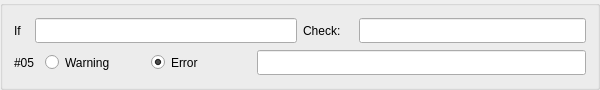
      <widget class="QGroupBox" name="groupBox__ch05">
       <property name="sizePolicy">
        <sizepolicy hsizetype="MinimumExpanding" vsizetype="Fixed">
         <horstretch>0</horstretch>
         <verstretch>0</verstretch>
        </sizepolicy>
       </property>
       <property name="minimumSize">
        <size>
         <width>600</width>
         <height>90</height>
        </size>
       </property>
       <property name="maximumSize">
        <size>
         <width>16777215</width>
         <height>90</height>
        </size>
       </property>
       <property name="title">
        <string/>
       </property>
       <layout class="QHBoxLayout" name="horizontalLayout_122">
        <item>
         <layout class="QVBoxLayout" name="verticalLayout_37">
          <item>
           <layout class="QHBoxLayout" name="horizontalLayout_70">
            <item>
             <layout class="QHBoxLayout" name="horizontalLayout_71">
              <item>
               <widget class="QLabel" name="label_31">
                <property name="sizePolicy">
                 <sizepolicy hsizetype="Fixed" vsizetype="Fixed">
                  <horstretch>0</horstretch>
                  <verstretch>0</verstretch>
                 </sizepolicy>
                </property>
                <property name="minimumSize">
                 <size>
                  <width>15</width>
                  <height>25</height>
                 </size>
                </property>
                <property name="text">
                 <string>If</string>
                </property>
               </widget>
              </item>
              <item>
               <widget class="QLineEdit" name="check_if_05">
                <property name="sizePolicy">
                 <sizepolicy hsizetype="MinimumExpanding" vsizetype="Fixed">
                  <horstretch>0</horstretch>
                  <verstretch>0</verstretch>
                 </sizepolicy>
                </property>
                <property name="minimumSize">
                 <size>
                  <width>160</width>
                  <height>25</height>
                 </size>
                </property>
               </widget>
              </item>
             </layout>
            </item>
            <item>
             <layout class="QHBoxLayout" name="horizontalLayout_123">
              <item>
               <widget class="QLabel" name="label_32">
                <property name="sizePolicy">
                 <sizepolicy hsizetype="Fixed" vsizetype="Fixed">
                  <horstretch>0</horstretch>
                  <verstretch>0</verstretch>
                 </sizepolicy>
                </property>
                <property name="minimumSize">
                 <size>
                  <width>50</width>
                  <height>25</height>
                 </size>
                </property>
                <property name="text">
                 <string>Check:</string>
                </property>
               </widget>
              </item>
              <item>
               <widget class="QLineEdit" name="check_check_05">
                <property name="sizePolicy">
                 <sizepolicy hsizetype="MinimumExpanding" vsizetype="Fixed">
                  <horstretch>0</horstretch>
                  <verstretch>0</verstretch>
                 </sizepolicy>
                </property>
                <property name="minimumSize">
                 <size>
                  <width>160</width>
                  <height>25</height>
                 </size>
                </property>
               </widget>
              </item>
             </layout>
            </item>
           </layout>
          </item>
          <item>
           <layout class="QHBoxLayout" name="horizontalLayout_124">
            <item>
             <layout class="QHBoxLayout" name="horizontalLayout_125">
              <item>
               <widget class="QLabel" name="label_44">
                <property name="sizePolicy">
                 <sizepolicy hsizetype="Fixed" vsizetype="Fixed">
                  <horstretch>0</horstretch>
                  <verstretch>0</verstretch>
                 </sizepolicy>
                </property>
                <property name="minimumSize">
                 <size>
                  <width>25</width>
                  <height>25</height>
                 </size>
                </property>
                <property name="maximumSize">
                 <size>
                  <width>25</width>
                  <height>25</height>
                 </size>
                </property>
                <property name="text">
                 <string>#05</string>
                </property>
               </widget>
              </item>
              <item>
               <widget class="QRadioButton" name="check_warning_05">
                <property name="minimumSize">
                 <size>
                  <width>100</width>
                  <height>25</height>
                 </size>
                </property>
                <property name="text">
                 <string>Warning</string>
                </property>
               </widget>
              </item>
              <item>
               <widget class="QRadioButton" name="check_error_05">
                <property name="minimumSize">
                 <size>
                  <width>100</width>
                  <height>25</height>
                 </size>
                </property>
                <property name="text">
                 <string>Error</string>
                </property>
                <property name="checked">
                 <bool>true</bool>
                </property>
               </widget>
              </item>
             </layout>
            </item>
            <item>
             <widget class="QLineEdit" name="check_message_05">
              <property name="sizePolicy">
               <sizepolicy hsizetype="MinimumExpanding" vsizetype="Fixed">
                <horstretch>0</horstretch>
                <verstretch>0</verstretch>
               </sizepolicy>
              </property>
              <property name="minimumSize">
               <size>
                <width>170</width>
                <height>25</height>
               </size>
              </property>
             </widget>
            </item>
           </layout>
          </item>
         </layout>
        </item>
       </layout>
      </widget>
